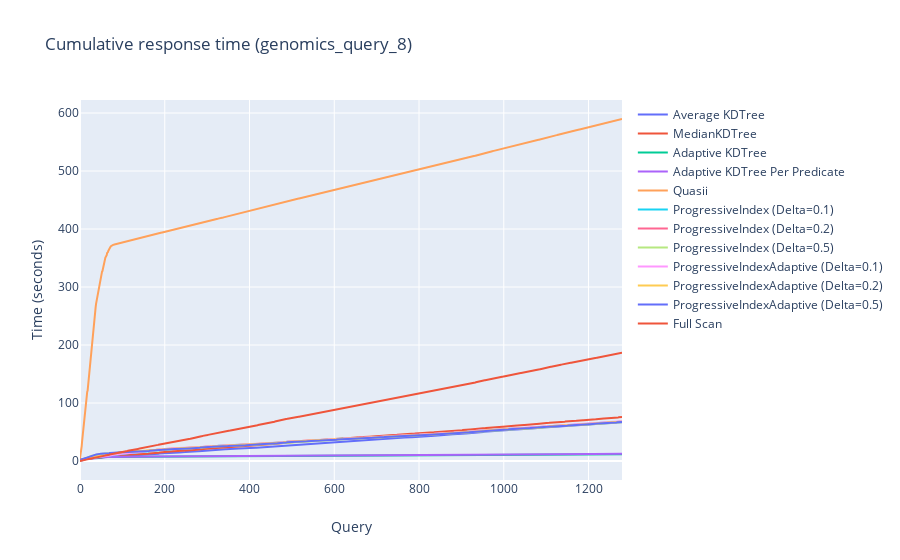

This figure's notebook cell:
### Markdown cell above
# Cumulative Response Time
Cumulative response time using 2 attributes, 10M rows, and 0.1 selectivity

### Code cell
experiment = 'genomics_query_8'
n_rows = '10000000.0'
n_queries = '3000'
sel='0.0'
fig = go.Figure()

def plot_time(fig, df, name):
    fig.add_trace(go.Scatter(y=df['query_time_cumsum'], mode='lines',name=name))

plot_time(fig, read_df(files['AverageKDTree'], '0.0', '1024', experiment, n_rows, n_queries, sel), 'Average KDTree')

plot_time(fig, read_df(files['MedianKDTree'], '0.0', '1024', experiment, n_rows, n_queries, sel), 'MedianKDTree')

plot_time(fig, read_df(files['CrackingKDTree'], '0.0', '1024', experiment, n_rows, n_queries, sel), 'Adaptive KDTree')

plot_time(fig, read_df(files['CrackingKDTreePerDimension'], '0.0', '1024', experiment, n_rows, n_queries, sel), 'Adaptive KDTree Per Predicate')

plot_time(fig, read_df(files['Quasii'], '0.0', '1024', experiment, n_rows, n_queries, sel), 'Quasii')

plot_time(fig, read_df(files['ProgressiveIndex'], '0.1', '1024', experiment, n_rows, n_queries, sel), 'ProgressiveIndex (Delta=0.1)')
plot_time(fig, read_df(files['ProgressiveIndex'], '0.2', '1024', experiment, n_rows, n_queries, sel), 'ProgressiveIndex (Delta=0.2)')
plot_time(fig, read_df(files['ProgressiveIndex'], '0.5', '1024', experiment, n_rows, n_queries, sel), 'ProgressiveIndex (Delta=0.5)')

plot_time(fig, read_df(files['ProgressiveIndexAdaptive'], '0.1', '1024', experiment, n_rows, n_queries, sel), 'ProgressiveIndexAdaptive (Delta=0.1)')
plot_time(fig, read_df(files['ProgressiveIndexAdaptive'], '0.2', '1024', experiment, n_rows, n_queries, sel), 'ProgressiveIndexAdaptive (Delta=0.2)')
plot_time(fig, read_df(files['ProgressiveIndexAdaptive'], '0.5', '1024', experiment, n_rows, n_queries, sel), 'ProgressiveIndexAdaptive (Delta=0.5)')


plot_time(fig, read_df(files['FullScan'], '0.0', '0', experiment, n_rows, n_queries, sel), 'Full Scan')

# plot_time(fig, read_df(experiment, files['FullScan']), 'Full Scan')
# plot_time(fig, read_df(experiment, files['FullScanCandidate']), 'Full Scan Candidate List')
fig.update_layout(title=f'Cumulative response time ({experiment})',
                   xaxis_title='Query',
                   yaxis_title='Time (seconds)')
fig.show()

### Figure 1 — Plotly figure (JSON) as saved in the notebook; plotly's stock layout.template omitted (floating-point values rounded to 4 significant figures; data arrays with more than 128 entries replaced by an {"elided": "..."} marker saying what was removed)
{"data": [{"mode": "lines", "name": "Average KDTree", "type": "scatter", "y": {"elided": "1280 float values"}}, {"mode": "lines", "name": "MedianKDTree", "type": "scatter", "y": {"elided": "1280 float values"}}, {"mode": "lines", "name": "Adaptive KDTree", "type": "scatter", "y": {"elided": "1280 float values"}}, {"mode": "lines", "name": "Adaptive KDTree Per Predicate", "type": "scatter", "y": {"elided": "1280 float values"}}, {"mode": "lines", "name": "Quasii", "type": "scatter", "y": {"elided": "1280 float values"}}, {"mode": "lines", "name": "ProgressiveIndex (Delta=0.1)", "type": "scatter", "y": {"elided": "1280 float values"}}, {"mode": "lines", "name": "ProgressiveIndex (Delta=0.2)", "type": "scatter", "y": {"elided": "1280 float values"}}, {"mode": "lines", "name": "ProgressiveIndex (Delta=0.5)", "type": "scatter", "y": {"elided": "1280 float values"}}, {"mode": "lines", "name": "ProgressiveIndexAdaptive (Delta=0.1)", "type": "scatter", "y": {"elided": "1280 float values"}}, {"mode": "lines", "name": "ProgressiveIndexAdaptive (Delta=0.2)", "type": "scatter", "y": {"elided": "1280 float values"}}, {"mode": "lines", "name": "ProgressiveIndexAdaptive (Delta=0.5)", "type": "scatter", "y": {"elided": "1280 float values"}}, {"mode": "lines", "name": "Full Scan", "type": "scatter", "y": {"elided": "1280 float values"}}], "layout": {"title": {"text": "Cumulative response time (genomics_query_8)"}, "xaxis": {"title": {"text": "Query"}}, "yaxis": {"title": {"text": "Time (seconds)"}}}}
